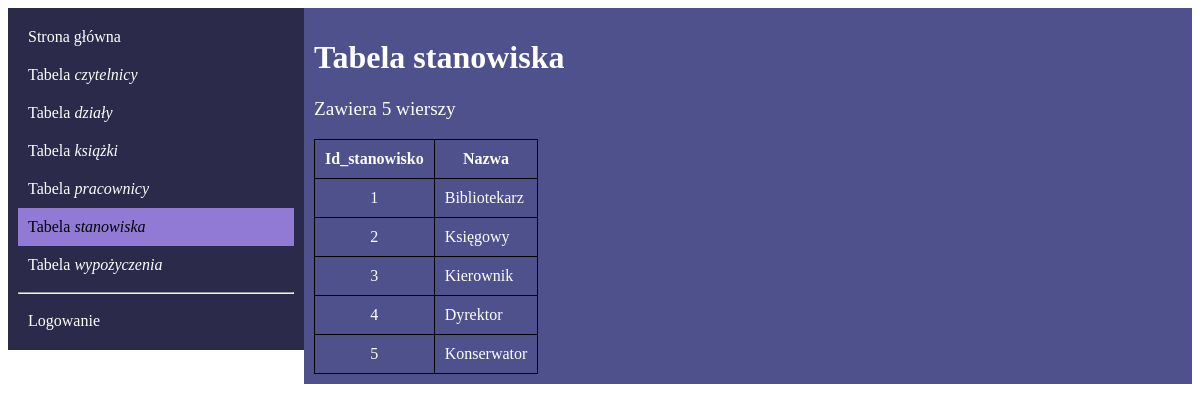
The app's page /PHP/10.Bazy_Danych/biblioteka/_index.php?page=stanowiska with its own data.
### tables this page shows
CREATE TABLE Stanowiska
(
    Id_stanowisko integer primary key auto_increment not null,
    Nazwa         varchar(40)
);

### PHP/10.Bazy_Danych/biblioteka/pages/stanowiska.php (the view, shortened to what this page needs)
<h1>Tabela stanowiska</h1>
<?php
include "db/connect.php";
$result = $querry = mysqli_query($con, "SELECT stanowiska.Id_stanowisko, stanowiska.Nazwa FROM stanowiska;");
?>
<?php
$rowcount = mysqli_num_rows($result) ?>
<p>Zawiera <?php echo ($rowcount); ?> wierszy</p>
<table>
    <tr>
        <th>Id_stanowisko</th>
        <th>Nazwa</th>
    </tr>
    <?php
    if (mysqli_num_rows($querry) > 0) {
        while ($row = mysqli_fetch_assoc($querry)) { ?>
            <tr>
                <td style="text-align: center;"><?= $row['Id_stanowisko']; ?></td>
                <td><?= $row['Nazwa']; ?></td>
            </tr>
    <?php }
    } else {
        echo "0 results";
    }
    ?>
</table>

### PHP/10.Bazy_Danych/biblioteka/_index.php (style rules this page uses)
* { box-sizing: border-box; }
td, th { border: 1px solid black; padding: 10px; color: white; }
table { border-collapse: collapse; }
p { color: white; font-size: larger; }
h1 { color: white; }

### records on screen
stanowiska: Id_stanowisko "1", Nazwa "Bibliotekarz"
stanowiska: Id_stanowisko "2", Nazwa "Księgowy"
stanowiska: Id_stanowisko "3", Nazwa "Kierownik"
stanowiska: Id_stanowisko "4", Nazwa "Dyrektor"
stanowiska: Id_stanowisko "5", Nazwa "Konserwator"

### other values on screen
$rowcount "5"
